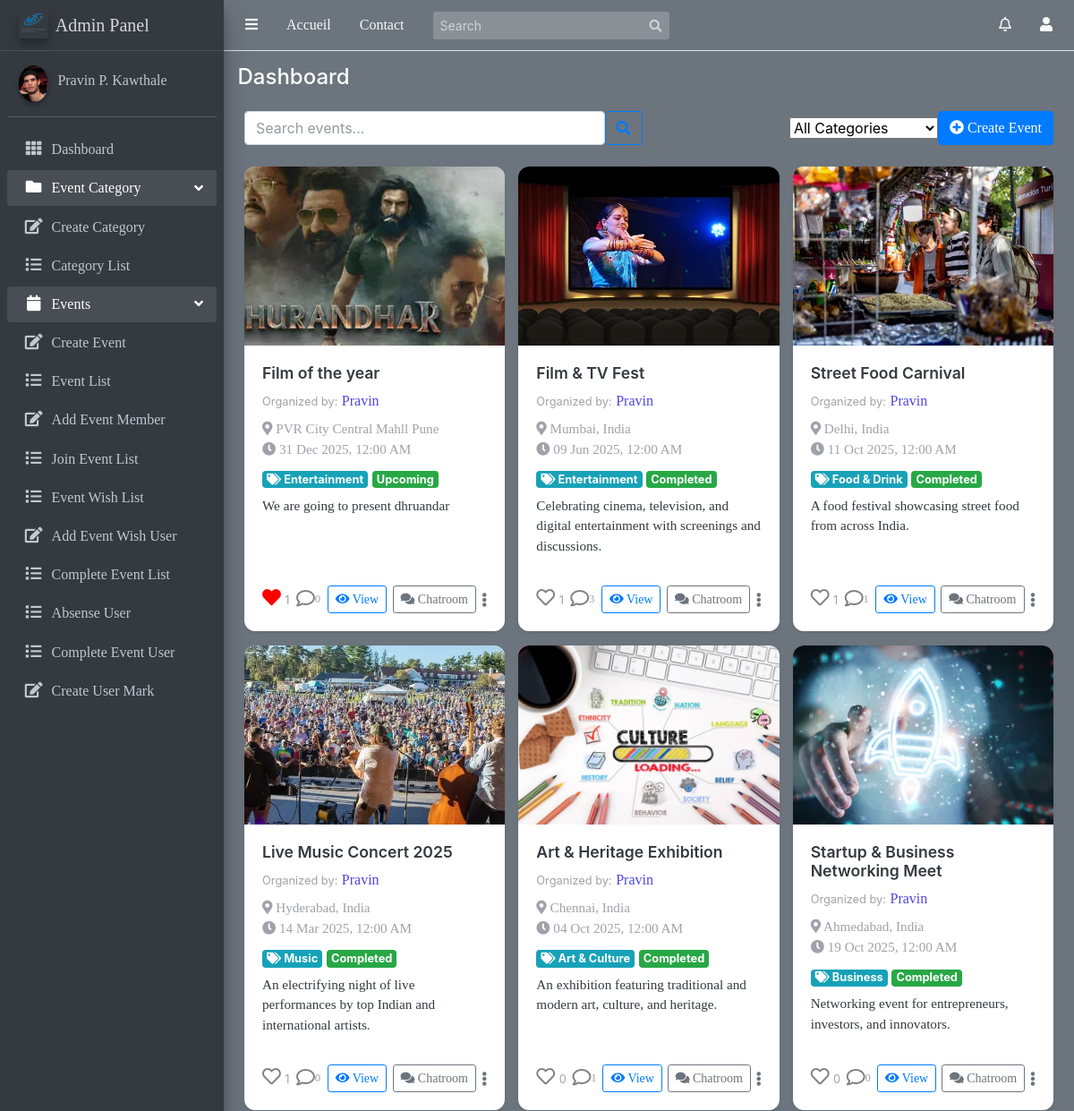
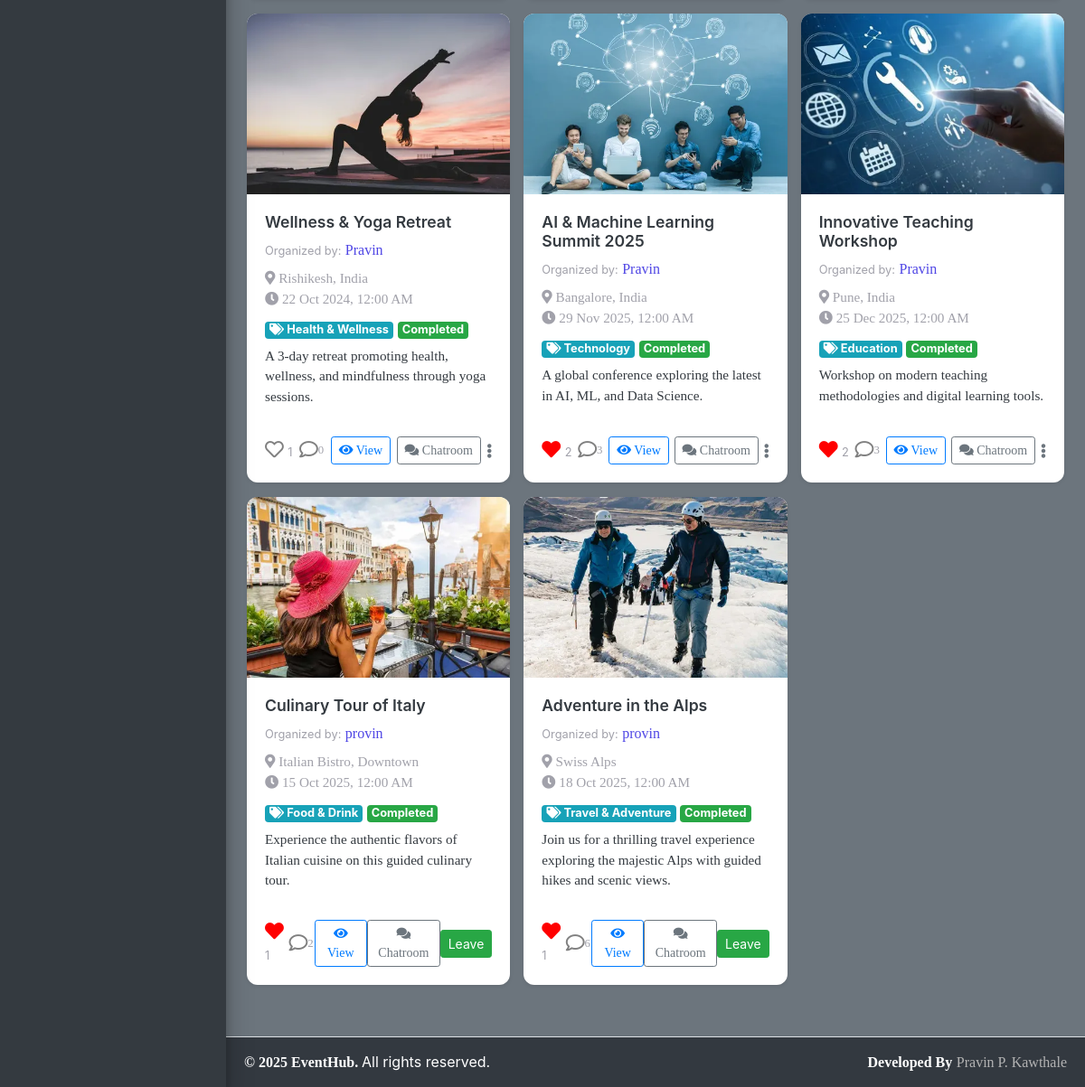
Page /Events/events/ (signed in) on the committed database (2 pictures, top to bottom).
### Event/models.py (models this page shows, shortened)
class Event(models.Model):
    title = models.CharField(max_length=100)
    description = models.TextField()
    category = models.ForeignKey(Category, on_delete=models.SET_NULL, null=True, related_name="events")
    date = models.DateTimeField()
    location = models.CharField(max_length=300)
    start_time = models.TimeField()
    end_time = models.TimeField()
    created_at = models.DateTimeField(auto_now_add=True)
    updated_at = models.DateTimeField(auto_now=True)
    organizer = models.ForeignKey(User, on_delete=models.CASCADE, related_name='events_created')
    participants = models.ManyToManyField(User, related_name='events_participated', blank=True)
    image = models.ImageField(upload_to="event_images/", default="event_images/default.png")
    comments_enabled=models.BooleanField(default=True)
    likes=models.ManyToManyField(User,related_name='liked_events',blank=True)
    def is_likeby(self,user):
        return self.like_set.filter(user=user).exists()
    @property
    def get_status(self):
        now = timezone.now()
        event_start_datetime = self.date
        if now.date()==event_start_datetime.date():
            if self.start_time <= now.time() <= self.end_time:
                return "Ongoing"
            elif now.time() < self.start_time:
                return "Upcoming"
            else:
                return "Completed"
        if now > event_start_datetime:
            return "Completed"
        if now < event_start_datetime:
            return "Upcoming"
        return "Ongoing"
    class Meta:
        ordering = ['-start_time']

class Category(models.Model):
    name = models.CharField(max_length=100, unique=True)
    description = models.TextField(blank=True)
    slug = models.SlugField(unique=True, blank=True)
    favicon = models.ImageField(upload_to='category_favicons/', null=True, blank=True)

### Event/views.py (the view)
# urls.py: path('events/', views.EventList.as_view(), name='event_list'),
class EventList(ListView):
    model=Event
    template_name='Event/event_list.html'
    context_object_name='events'
    def get_queryset(self):
        qs=Event.objects.all().order_by('-start_time')
        category_filter = self.request.GET.get('category')
        if category_filter:
            qs = qs.filter(category__id=category_filter)
        user = self.request.user
        for event in qs:
            event.is_liked = event.is_likeby(user)
        return qs
    def get_context_data(self,**kwargs):
        context=super().get_context_data(**kwargs)
        context['categories']=Category.objects.all()
        context['selected_category'] = self.request.GET.get('category', '')
        return context

### user/context_processors.py (called while the page is built)
def notifications(request):
    if request.user.is_authenticated:
        navbar_notifications = Notification.objects.filter(
            receiver=request.user
        ).order_by('-timestamp')[:5]  # latest 5 notifications
        navbar_unread_count = Notification.objects.filter(
            receiver=request.user,
            is_read=False
        ).count()
    else:
        navbar_notifications = []
        navbar_unread_count = 0
    return {
        'navbar_notifications': navbar_notifications,
        'navbar_unread_count': navbar_unread_count
    }

### templates/Event/event_list.html (shortened to what this page needs)
{% extends 'base/base.html' %}
{% load static %}
{% block content %}
<div class="container-fluid">
    <div class="row mb-4 align-items-center">
        <div class="col-md-6">
            <form method="get" action="{% url 'event_search' %}" class="d-flex">
                <input type="text" name="q" class="form-control me-2" placeholder="Search events..." value="{{ request.GET.q|default:'' }}" >
                <button class="btn btn-outline-primary" type="submit">
                    <i class="fas fa-search"></i>
                </button>
            </form>
        </div>
        <div class="col-md-6 text-end d-flex justify-content-end align-items-center">
            <form method="get" class="d-inline me-2">
                <select name="category" class="form-select w-auto d-inline-block" onchange="this.form.submit()">
                    <option value="">All Categories</option>
                </select>
            </form>
            <a href="{% url 'create_event' %}" class="btn btn-primary ms-2">
                <i class="fas fa-plus-circle me-1"></i> Create Event
            </a>
        </div>
    </div>
    <div class="row g-4">
        {% for event in events %}
        {% include "Event/event_card.html" %}
        {% empty %}
        <div class="col-12 text-center">
            <div class="alert alert-info">
                <i class="fas fa-info-circle me-1"></i> No events found.
            </div>
        </div>
        {% endfor %}
    </div>
    <div class="d-flex justify-content-center mt-4">
    </div>
</div>
{% endblock content %}

### templates/Event/event_card.html (shortened to what this page needs)
{% load static %}
<div class="col-md-4 d-flex">
    <div class="card shadow-sm border-0 rounded-4 overflow-hidden flex-fill">
        {% if event.image %}
            <img
                src="{{ event.image.url }}"
                class="card-img-top rounded-top-4"
                alt="{{ event.title }}"
                style="height: 200px; object-fit: cover;"
            >
        {% endif %}
        <div class="card-body d-flex flex-column">
            <h5 class="card-title fw-bold text-dark mb-2" style="font-size: 1.1rem;">
                {{ event.title }}
            </h5>
            <div class="mb-2">
                <span class="text-muted small me-1">Organized by:</span>
                <a
                    href="{% url 'user_profile' username=event.organizer.username %}"
                    class="fw-bold text-primary text-decoration-none"
                >
                    {{ event.organizer.username }}
                </a>
            </div>
            <p class="card-text text-muted small mb-2">
                <i class="fas fa-map-marker-alt me-1"></i>
                {{ event.location }} <br>
                <i class="fas fa-clock me-1"></i>
                {{ event.date|date:"d M Y, h:i A" }}
            </p>
            <div class="mb-2">
                {% if event.category %}
                    <span class="badge bg-info">
                        <i class="fas fa-tags me-1"></i>
                        {{ event.category.name }}
                    </span>
                {% endif %}
                <span class="badge bg-success">{{ event.get_status }}</span>
            </div>
            <p class="card-text flex-grow-1 text-dark">
                {{ event.description|truncatewords:20 }}
            </p>
            <div class="d-flex justify-content-between align-items-center mt-3">
                <form
                    action="{% url 'like_event' event.pk %}"
                    method="post"
                    class="d-inline me-2"
                >
                    <button
                        type="submit"
                        style="background: none; border: none;"
                        class="p-0 m-0"
                    >
                        {% if event.is_liked %}
                            <i class="fas fa-heart" style="color: red; font-size: 1.3rem;"></i>
                        {% else %}
                            <i class="far fa-heart" style="color: gray; font-size: 1.3rem;"></i>
                        {% endif %}
                    </button>
                    <span class="ms-1 small text-muted">
                        {{ event.like_set.count }}
                    </span>
                </form>
                <a
                    href="{% url 'comment_event' event.pk %}"
                    class="btn p-0 m-0 d-flex align-items-center text-decoration-none"
                >
                    <i class="far fa-comment" style="color: gray; font-size: 1.3rem;"></i>
                    <span class="ms-1 small text-muted">
                        {{ event.comments.count }}
                    </span>
                </a>
                <a
                    href="{% url 'event_detail' event.pk %}"
                    class="btn btn-sm btn-outline-primary"
                >
                    <i class="fas fa-eye"></i> View
                </a>
                <a
                    href="{% url 'chat_room' event.pk %}"
                    class="btn btn-sm btn-outline-secondary"
                >
                    <i class="fas fa-comments"></i> Chatroom
                </a>
                {% if request.user != event.organizer %}
                    <form
                        action="{% url 'join_event' event.id %}"
                        method="post"
                        class="d-inline"
                    >
                        <button type="submit" class="btn btn-sm btn-success">
                            {% if request.user in event.participants.all %}
                                Leave
                            {% else %}
                                Join
                            {% endif %}
                        </button>
                    </form>
                {% endif %}
                {% if request.user == event.organizer %}
                    <div class="dropdown">
                        <button
                            class="btn p-0 m-0 text-secondary"
                            type="button"
                            id="dropdownMenu{{ event.pk }}"
                            data-bs-toggle="dropdown"
                            aria-expanded="false"
                            style="border: none; background: transparent;"
                        >
                            <i class="fas fa-ellipsis-v"></i>
                        </button>
                    </div>
                {% endif %}
            </div>
        </div>
    </div>
</div>

### templates/Event/event_list.html (style rules this page uses)
body { background: #0f0f16; font-family: "Inter", sans-serif; }
.card { border-radius: 12px; overflow: hidden; box-shadow: 0 4px 12px rgba(0,0,0,0.25); transition: transform 0.25s, box-shadow 0.25s; background: #ffffff; color: #d8d8e6; }
.card-body { display: flex; flex-direction: column; }
.card-title { font-size: 1.1rem; font-weight: 600; color: #ffffff; }
.card-text { font-size: 0.95rem; color: #d8d8e6; }
.text-primary { color: #4f46e5 !important; }
.text-muted { color: #a1a1aa !important; }
.badge { font-size: 0.8rem; }

### templates/Event/event_card.html (style rules this page uses)
body { background: #0f0f16; font-family: "Inter", sans-serif; }
.card { border-radius: 12px; overflow: hidden; box-shadow: 0 4px 12px rgba(0, 0, 0, 0.25); transition: transform 0.25s, box-shadow 0.25s; background: #ffffff; color: #d8d8e6; }
.card-body { display: flex; flex-direction: column; }
.card-title { font-size: 1.1rem; font-weight: 600; color: #ffffff; }
.card-text { font-size: 0.95rem; color: #d8d8e6; }
.text-primary { color: #4f46e5 !important; }
.text-muted { color: #a1a1aa !important; }
.badge { font-size: 0.8rem; }

### rows in the picture
Event: image (picture), title "Film of the year", organizer.username "Pravin", location "PVR City Central Mahll Pune", date "31 Dec 2025, 12:00 AM", category.name "Entertainment", get_status "Upcoming", description "We are going to present dhruandar", like_set.count "1", comments.count "0"
Event: image (picture), title "Film & TV Fest", organizer.username "Pravin", location "Mumbai, India", date "09 Jun 2025, 12:00 AM", category.name "Entertainment", get_status "Completed", description "Celebrating cinema, television, and digital entertainment with screenings and discussions.", like_set.count "1", comments.count "3"
Event: image (picture), title "Street Food Carnival", organizer.username "Pravin", location "Delhi, India", date "11 Oct 2025, 12:00 AM", category.name "Food & Drink", get_status "Completed", description "A food festival showcasing street food from across India.", like_set.count "1", comments.count "1"
Event: image (picture), title "Live Music Concert 2025", organizer.username "Pravin", location "Hyderabad, India", date "14 Mar 2025, 12:00 AM", category.name "Music", get_status "Completed", description "An electrifying night of live performances by top Indian and international artists.", like_set.count "1", comments.count "0"
Event: image (picture), title "Art & Heritage Exhibition", organizer.username "Pravin", location "Chennai, India", date "04 Oct 2025, 12:00 AM", category.name "Art & Culture", get_status "Completed", description "An exhibition featuring traditional and modern art, culture, and heritage.", like_set.count "0", comments.count "1"
Event: image (picture), title "Startup & Business Networking Meet", organizer.username "Pravin", location "Ahmedabad, India", date "19 Oct 2025, 12:00 AM", category.name "Business", get_status "Completed", description "Networking event for entrepreneurs, investors, and innovators.", like_set.count "0", comments.count "0"
Event: image (picture), title "Wellness & Yoga Retreat", organizer.username "Pravin", location "Rishikesh, India", date "22 Oct 2024, 12:00 AM", category.name "Health & Wellness", get_status "Completed", description "A 3-day retreat promoting health, wellness, and mindfulness through yoga sessions.", like_set.count "1", comments.count "0"
Event: image (picture), title "AI & Machine Learning Summit 2025", organizer.username "Pravin", location "Bangalore, India", date "29 Nov 2025, 12:00 AM", category.name "Technology", get_status "Completed", description "A global conference exploring the latest in AI, ML, and Data Science.", like_set.count "2", comments.count "3"
Event: image (picture), title "Innovative Teaching Workshop", organizer.username "Pravin", location "Pune, India", date "25 Dec 2025, 12:00 AM", category.name "Education", get_status "Completed", description "Workshop on modern teaching methodologies and digital learning tools.", like_set.count "2", comments.count "3"
Event: image (picture), title "Culinary Tour of Italy", organizer.username "provin", location "Italian Bistro, Downtown", date "15 Oct 2025, 12:00 AM", category.name "Food & Drink", get_status "Completed", description "Experience the authentic flavors of Italian cuisine on this guided culinary tour.", like_set.count "1", comments.count "2", shows "Leave"
Event: image (picture), title "Adventure in the Alps", organizer.username "provin", location "Swiss Alps", date "18 Oct 2025, 12:00 AM", category.name "Travel & Adventure", get_status "Completed", description "Join us for a thrilling travel experience exploring the majestic Alps with guided hikes and scenic views.", like_set.count "1", comments.count "6", shows "Leave"
